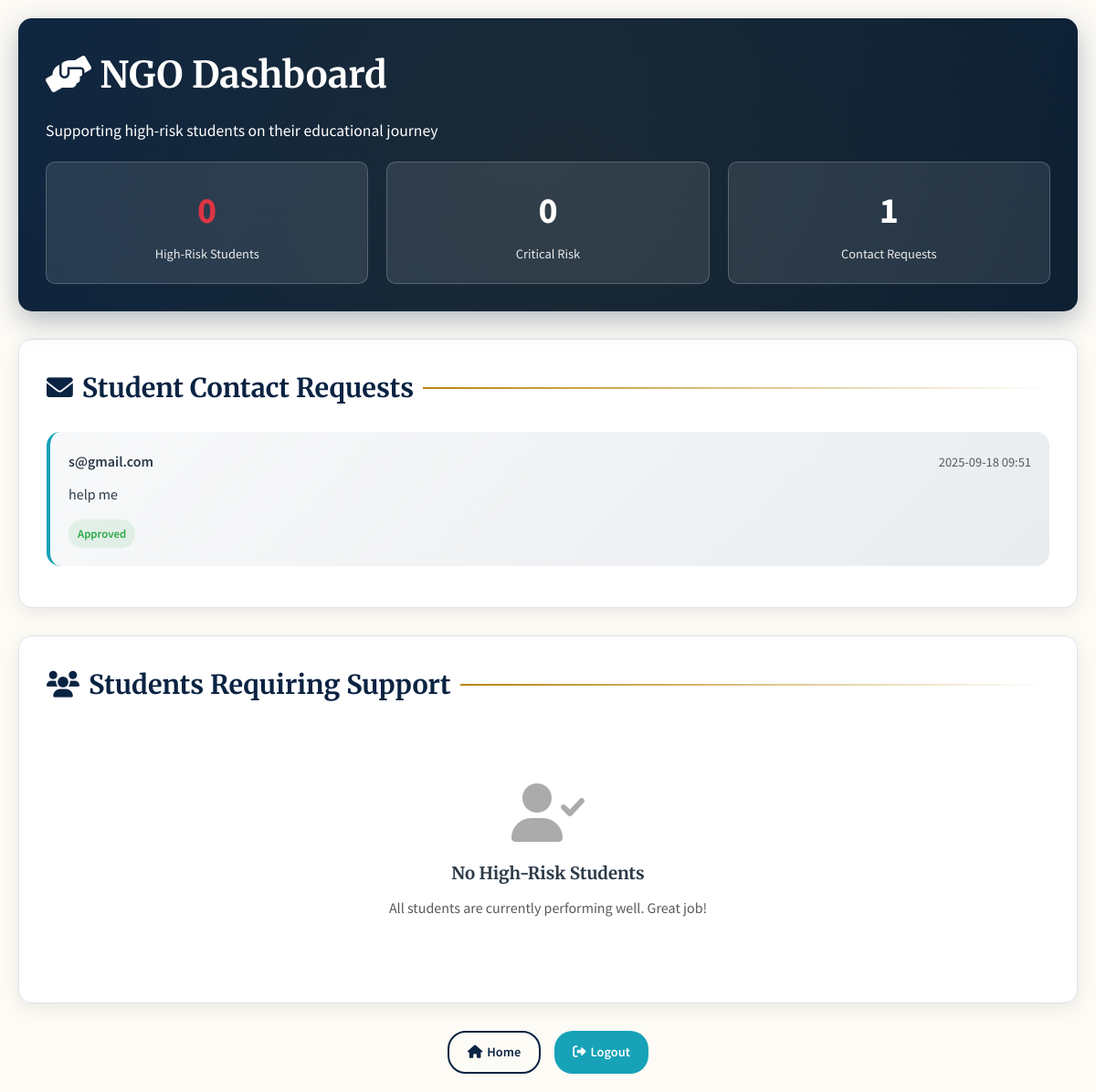
Screenshot of /ngo (signed in) with the database file from the repository.
### model.py (models this page shows)
class ContactRequest(db.Model):
    id = db.Column(db.Integer, primary_key=True)
    student_id = db.Column(db.Integer, db.ForeignKey("user.id"))
    ngo_id = db.Column(db.Integer, db.ForeignKey("ngo.id"))
    message = db.Column(db.Text)
    status = db.Column(db.String(20), default="pending")  # pending, approved, rejected
    created_at = db.Column(db.DateTime, default=db.func.current_timestamp())
    student = db.relationship("User", backref="contact_requests")

class User(UserMixin, db.Model):
    id = db.Column(db.Integer, primary_key=True)
    email = db.Column(db.String(150), unique=True, nullable=False)
    password = db.Column(db.String(150), nullable=False)
    role = db.Column(db.String(20), nullable=False)  # 'student', 'teacher', 'ngo'
    teacher_name = db.Column(db.String(150))
    teacher_identifier = db.Column(db.String(2), index=True)  # exactly 2 digits (e.g. '01')
    student_profile = db.relationship("StudentProfile", backref="user", uselist=False)

### app.py (the view)
@app.route("/ngo")
@login_required
def ngo_dashboard():
    if current_user.role != "ngo":
        flash("Access denied. NGO role required.", "danger")
        return redirect(url_for("login")) # Or student_dashboard
    ngo_profile = NGO.query.filter_by(user_id=current_user.id).first_or_404()
    student_requests = ContactRequest.query.filter_by(ngo_id=ngo_profile.id).order_by(ContactRequest.created_at.desc()).all()
    return render_template("ngo_dashboard.html",
                       contact_requests=student_requests,
                       students=[],  # or your actual list of supported students
                       ngo_name=ngo_profile.name)

### app.py (called while the page is built)
@login_manager.user_loader
def load_user(user_id):
    return User.query.get(int(user_id))

### templates/ngo_dashboard.html (shortened to what this page needs)
<!DOCTYPE html>
<html lang="en">
<head>
  <link rel="stylesheet" href="{{ url_for('static', filename='ngo_dashboard.css') }}" />
  <link href="https://cdnjs.cloudflare.com/ajax/libs/font-awesome/6.0.0/css/all.min.css" rel="stylesheet">
</head>
<body>
  <div class="container">
    <div class="dashboard-header">
      <div class="header-content">
        <h1><i class="fas fa-hands-helping"></i> NGO Dashboard</h1>
        <p>Supporting high-risk students on their educational journey</p>
        <div class="stats-overview">
          <div class="stat-card">
            <div class="stat-value high-risk-count">{{ students|length }}</div>
            <div class="stat-label">High-Risk Students</div>
          </div>
          <div class="stat-card">
            <div class="stat-value">{{ students|selectattr('dropout_prediction', '>=', 70)|list|length }}</div>
            <div class="stat-label">Critical Risk</div>
          </div>
          <div class="stat-card">
            <div class="stat-value">{{ contact_requests|length }}</div>
            <div class="stat-label">Contact Requests</div>
          </div>
        </div>
      </div>
    </div>
    <div class="requests-section">
      <h2 class="section-title">
        <i class="fas fa-envelope"></i>
        Student Contact Requests
      </h2>
      {% if contact_requests|length > 0 %}
  {% for request in contact_requests %}
  <div class="request-card">
    <div class="request-header">
      <div class="request-student">{{ request.student.email }}</div>
      <div class="request-date">{{ request.created_at.strftime('%Y-%m-%d %H:%M') }}</div>
    </div>
    <div class="request-message">
      {{ request.message }}
    </div>
    <div>
      <span class="request-status status-{{ request.status }}">{{ request.status|title }}</span>
    </div>
  </div>
  {% endfor %}
  {% endif %}
    </div>
    <div class="students-section">
      <h2 class="section-title">
        <i class="fas fa-users"></i>
        Students Requiring Support
      </h2>
      {% if students|length > 0 %}
      <div class="students-grid">
        {% for s in students %}
        <div class="student-card {% if s.dropout_prediction >= 70 %}high-risk{% elif s.dropout_prediction >= 50 %}medium-risk{% else %}low-risk{% endif %}">
          <div class="student-header">
            <div class="student-email">{{ s.user.email }}</div>
            <div class="risk-badge {% if s.dropout_prediction >= 70 %}risk-high{% elif s.dropout_prediction >= 50 %}risk-medium{% else %}risk-low{% endif %}">
              <i class="fas fa-exclamation-triangle"></i>
              {{ s.dropout_prediction | round(2) }}%
            </div>
          </div>
          <div class="student-details">
            <div class="detail-row">
              <span class="detail-label">Student ID:</span>
              <span class="detail-value">{{ s.user_id }}</span>
            </div>
            <div class="detail-row">
              <span class="detail-label">Risk Level:</span>
              <span class="detail-value">
                {% if s.dropout_prediction >= 70 %}
                  Critical
                {% elif s.dropout_prediction >= 50 %}
                  Medium
                {% else %}
                  Low
                {% endif %}
              </span>
            </div>
            <div class="detail-row">
              <span class="detail-label">Priority:</span>
              <span class="detail-value">
                {% if s.dropout_prediction >= 70 %}
                  <i class="fas fa-fire" style="color: var(--danger-red);"></i> High
                {% elif s.dropout_prediction >= 50 %}
                  <i class="fas fa-exclamation" style="color: var(--warning-orange);"></i> Medium
                {% else %}
                  <i class="fas fa-check" style="color: var(--success-green);"></i> Low
                {% endif %}
              </span>
            </div>
          </div>
          <div class="action-buttons">
            <button class="btn btn-primary" onclick="contactStudent('{{ s.user.email }}')">
              <i class="fas fa-envelope"></i> Contact
            </button>
            <button class="btn btn-secondary" onclick="viewProfile('{{ s.user_id }}')">
              <i class="fas fa-user"></i> Profile
            </button>
            <button class="btn btn-outline" onclick="scheduleMeeting('{{ s.user.email }}')">
              <i class="fas fa-calendar"></i> Meeting
            </button>
          </div>
        </div>
        {% endfor %}
      </div>
      {% else %}
      <div class="empty-state">
        <i class="fas fa-user-check"></i>
        <h3>No High-Risk Students</h3>
        <p>All students are currently performing well. Great job!</p>
      </div>
      {% endif %}
    </div>
    <div class="nav-section">
      <div class="nav-buttons">
        <a href="{{ url_for('index') }}" class="btn btn-outline">
          <i class="fas fa-home"></i> Home
        </a>
        <a href="{{ url_for('logout') }}" class="btn btn-secondary">
          <i class="fas fa-sign-out-alt"></i> Logout
        </a>
      </div>
    </div>
  </div>
</body>
</html>

### static/ngo_dashboard.css (style rules this page uses)
:root { --royal-blue: #0A2342; --royal-blue-darker: #081C33; --gold-accent: #B8860B; --gold-accent-hover: #D4AF37; --background-cream: #FDFBF6; --text-dark: #2C3A47; --text-light: #5A5A5A; --success-green: #28a745; --warning-orange: #ffc107; --danger-red: #dc3545; --info-blue: #17a2b8; --border-color: #DDE2E7; --heading-font: 'Merriweather', serif; --body-font: 'Source Sans Pro', sans-serif; }
* { margin: 0; padding: 0; box-sizing: border-box; }
body { font-family: var(--body-font); background: var(--background-cream); color: var(--text-dark); line-height: 1.6; }
.container { max-width: 1200px; margin: 0 auto; padding: 20px; }
.dashboard-header { background: linear-gradient(135deg, var(--royal-blue), var(--royal-blue-darker)); color: white; padding: 30px; border-radius: 15px; margin-bottom: 30px; box-shadow: 0 10px 30px rgba(10, 35, 66, 0.3); position: relative; overflow: hidden; }
.dashboard-header::before { content: ''; position: absolute; top: -50%; right: -50%; width: 200%; height: 200%; background: radial-gradient(circle, rgba(184, 134, 11, 0.1) 0%, transparent 70%); animation: float 8s ease-in-out infinite; }
.header-content { position: relative; z-index: 2; }
.header-content h1 { font-family: var(--heading-font); font-size: 2.5rem; margin-bottom: 15px; opacity: 0; transform: translateY(20px); animation: slideUp 0.8s ease forwards 0.2s; }
.header-content p { font-size: 1.1rem; opacity: 0.9; margin-bottom: 20px; opacity: 0; transform: translateY(20px); animation: slideUp 0.8s ease forwards 0.4s; }
.stats-overview { display: grid; grid-template-columns: repeat(auto-fit, minmax(200px, 1fr)); gap: 20px; margin-top: 20px; opacity: 0; transform: translateY(20px); animation: slideUp 0.8s ease forwards 0.6s; }
.stat-card { background: rgba(255, 255, 255, 0.1); padding: 20px; border-radius: 10px; text-align: center; backdrop-filter: blur(10px); border: 1px solid rgba(255, 255, 255, 0.2); transition: transform 0.3s ease; }
.stat-value { font-size: 2.5rem; font-weight: 700; margin-bottom: 5px; }
.stat-label { font-size: 0.9rem; opacity: 0.9; }
.high-risk-count { color: var(--danger-red); }
.students-section { background: white; border-radius: 15px; padding: 30px; box-shadow: 0 5px 20px rgba(0, 0, 0, 0.08); border: 1px solid var(--border-color); margin-bottom: 30px; }
.section-title { font-family: var(--heading-font); font-size: 1.8rem; color: var(--royal-blue); margin-bottom: 25px; display: flex; align-items: center; gap: 10px; }
.section-title::after { content: ''; flex: 1; height: 2px; background: linear-gradient(90deg, var(--gold-accent), transparent); }
.btn { padding: 10px 20px; border: none; border-radius: 20px; font-size: 0.9rem; font-weight: 600; cursor: pointer; transition: all 0.3s ease; text-decoration: none; display: inline-flex; align-items: center; gap: 5px; }
.btn-secondary { background: var(--info-blue); color: white; }
.btn-outline { background: transparent; color: var(--royal-blue); border: 2px solid var(--royal-blue); }
.requests-section { background: white; border-radius: 15px; padding: 30px; box-shadow: 0 5px 20px rgba(0, 0, 0, 0.08); border: 1px solid var(--border-color); margin-bottom: 30px; }
.request-card { background: linear-gradient(135deg, #f8f9fa, #e9ecef); border-radius: 15px; padding: 20px; margin-bottom: 15px; border-left: 4px solid var(--info-blue); transition: all 0.3s ease; }
.request-header { display: flex; justify-content: space-between; align-items: center; margin-bottom: 10px; }
.request-student { font-weight: 600; color: var(--text-dark); }
.request-date { font-size: 0.9rem; color: var(--text-light); }
.request-message { margin-bottom: 15px; color: var(--text-dark); }
.request-status { display: inline-block; padding: 5px 10px; border-radius: 15px; font-size: 0.8rem; font-weight: 600; }
.status-approved { background: rgba(40, 167, 69, 0.1); color: var(--success-green); }
.empty-state { text-align: center; padding: 60px 20px; color: var(--text-light); }
.empty-state i { font-size: 4rem; margin-bottom: 20px; opacity: 0.5; }
.empty-state h3 { font-family: var(--heading-font); margin-bottom: 10px; color: var(--text-dark); }
.nav-section { text-align: center; margin-top: 30px; }
.nav-buttons { display: flex; gap: 15px; justify-content: center; flex-wrap: wrap; }

### rows the page displays
ContactRequest: student.email "s@gmail.com", created_at "2025-09-18 09:51", message "help me", status "Approved"

### other values shown
{{ students|length }} "0"
{{ students|selectattr('dropout_prediction', '>=', 70)|list|length }} "0"
{{ contact_requests|length }} "1"
